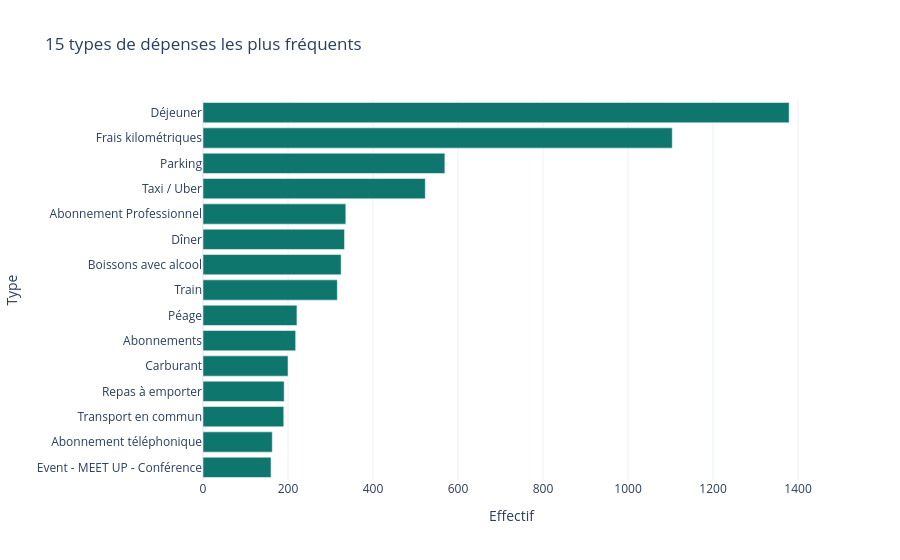

Notebook code cell kept with this figure:
### Code cell
types_principaux = (
    df_audit["Type"].value_counts().head(15)
    .rename_axis("Type")
    .reset_index(name="Effectif")
)
fig_types = px.bar(
    types_principaux.sort_values("Effectif"),
    x="Effectif",
    y="Type",
    orientation="h",
    title="15 types de dépenses les plus fréquents",
    color_discrete_sequence=[COULEURS[2]],
)
fig_types

### Figure 1 — Plotly figure (JSON) as saved in the notebook; plotly's stock layout.template omitted (floating-point values rounded to 4 significant figures)
{"data": [{"hovertemplate": "Effectif=%{x}<br>Type=%{y}<extra></extra>", "legendgroup": "", "marker": {"color": "#0F766E", "pattern": {"shape": ""}}, "name": "", "orientation": "h", "showlegend": false, "textposition": "auto", "type": "bar", "x": [160, 163, 190, 191, 200, 218, 221, 316, 325, 333, 336, 523, 569, 1104, 1379], "xaxis": "x", "y": ["Event - MEET UP - Conférence", "Abonnement téléphonique", "Transport en commun", "Repas à emporter", "Carburant", "Abonnements", "Péage", "Train", "Boissons avec alcool", "Dîner", "Abonnement Professionnel", "Taxi / Uber", "Parking", "Frais kilométriques", "Déjeuner"], "yaxis": "y"}], "layout": {"barmode": "relative", "legend": {"tracegroupgap": 0}, "title": {"text": "15 types de dépenses les plus fréquents"}, "xaxis": {"anchor": "y", "domain": [0, 1], "title": {"text": "Effectif"}}, "yaxis": {"anchor": "x", "domain": [0, 1], "title": {"text": "Type"}}}}
